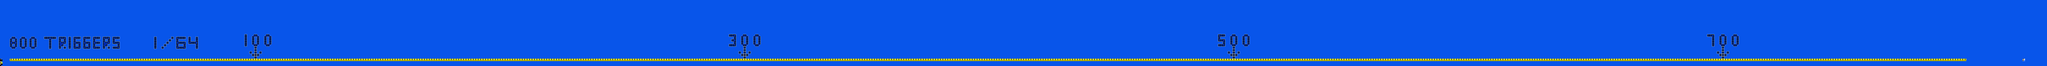

Tiled map render using the project's own tile images. Description and the map definition, with tile-layer contents summarised, below:
An orthogonal 837x27 tile map with 16x16 px tiles, 2 tile layers (SP, ...), 2 tilesets.

<map version="1.10" tiledversion="1.10.2" orientation="orthogonal" renderorder="right-down" width="837" height="27" tilewidth="16" tileheight="16" infinite="0" nextlayerid="3" nextobjectid="1">
 <editorsettings>
  <chunksize width="16" height="27" />
  <export target="../LEVELS/LEVEL DATA/luckydraw.csv" format="csv" />
 </editorsettings>
 <tileset firstgid="1" name="famidash" tilewidth="16" tileheight="16" tilecount="256" columns="16">
  <image source="../GRAPHICS/famidash.bmp" width="256" height="256" />
 </tileset>
 <tileset firstgid="257" name="sprites" tilewidth="16" tileheight="16" tilecount="256" columns="16">
  <image source="../GRAPHICS/sprites.png" width="256" height="256" />
 </tileset>
 <layer id="1" width="837" height="27">
  <data>[22599 cells, 22599 non-empty, 19 distinct tile ids]</data>
 </layer>
 <layer id="2" name="SP" width="837" height="27">
  <data>[22599 cells, 804 non-empty, 5 distinct tile ids]</data>
 </layer>
</map>
